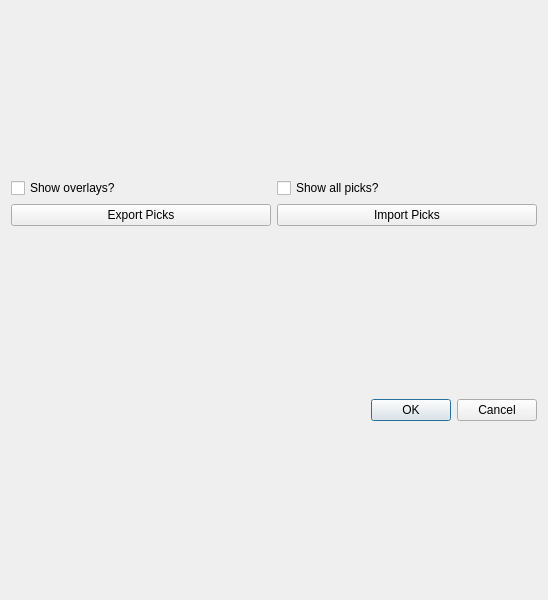
<?xml version="1.0" encoding="UTF-8"?>
<ui version="4.0">
 <class>picks_tree_view_dialog</class>
 <widget class="QDialog" name="picks_tree_view_dialog">
  <property name="windowModality">
   <enum>Qt::NonModal</enum>
  </property>
  <property name="geometry">
   <rect>
    <x>0</x>
    <y>0</y>
    <width>548</width>
    <height>600</height>
   </rect>
  </property>
  <property name="minimumSize">
   <size>
    <width>0</width>
    <height>600</height>
   </size>
  </property>
  <property name="windowTitle">
   <string>Picks View</string>
  </property>
  <property name="styleSheet">
   <string notr="true">QDoubleSpinBox:disabled {background-color: LightGray;}
</string>
  </property>
  <layout class="QVBoxLayout" name="verticalLayout_2">
   <item>
    <layout class="QVBoxLayout" name="tree_view_layout"/>
   </item>
   <item>
    <layout class="QGridLayout" name="gridLayout">
     <item row="1" column="2">
      <widget class="QPushButton" name="import_picks">
       <property name="text">
        <string>Import Picks</string>
       </property>
      </widget>
     </item>
     <item row="1" column="1">
      <widget class="QPushButton" name="export_picks">
       <property name="text">
        <string>Export Picks</string>
       </property>
      </widget>
     </item>
     <item row="0" column="1">
      <widget class="QCheckBox" name="show_overlays">
       <property name="text">
        <string>Show overlays?</string>
       </property>
      </widget>
     </item>
     <item row="0" column="2">
      <widget class="QCheckBox" name="show_all_picks">
       <property name="toolTip">
        <string>&lt;html&gt;&lt;head/&gt;&lt;body&gt;&lt;p&gt;If checked, all picks will be shown in blue, and selected picks will be highlighted green.&lt;/p&gt;&lt;/body&gt;&lt;/html&gt;</string>
       </property>
       <property name="text">
        <string>Show all picks?</string>
       </property>
      </widget>
     </item>
    </layout>
   </item>
   <item>
    <widget class="QDialogButtonBox" name="button_box">
     <property name="standardButtons">
      <set>QDialogButtonBox::Cancel|QDialogButtonBox::Ok</set>
     </property>
    </widget>
   </item>
  </layout>
 </widget>
 <tabstops>
  <tabstop>show_overlays</tabstop>
  <tabstop>show_all_picks</tabstop>
  <tabstop>export_picks</tabstop>
  <tabstop>import_picks</tabstop>
 </tabstops>
 <resources/>
 <connections>
  <connection>
   <sender>button_box</sender>
   <signal>accepted()</signal>
   <receiver>picks_tree_view_dialog</receiver>
   <slot>accept()</slot>
   <hints>
    <hint type="sourcelabel">
     <x>273</x>
     <y>574</y>
    </hint>
    <hint type="destinationlabel">
     <x>273</x>
     <y>299</y>
    </hint>
   </hints>
  </connection>
  <connection>
   <sender>button_box</sender>
   <signal>rejected()</signal>
   <receiver>picks_tree_view_dialog</receiver>
   <slot>reject()</slot>
   <hints>
    <hint type="sourcelabel">
     <x>273</x>
     <y>574</y>
    </hint>
    <hint type="destinationlabel">
     <x>273</x>
     <y>299</y>
    </hint>
   </hints>
  </connection>
 </connections>
</ui>
